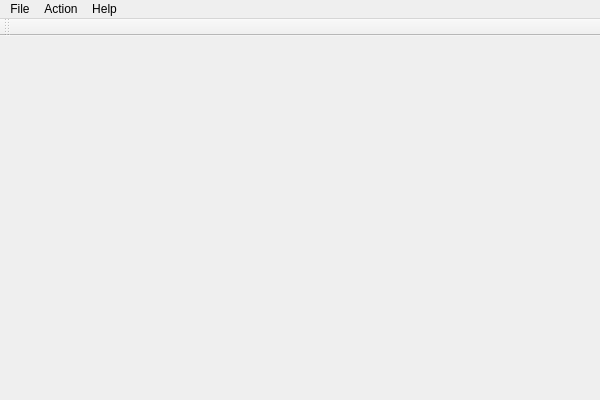
<?xml version="1.0" encoding="UTF-8"?>
<ui version="4.0">
 <class>KompresjaDanych</class>
 <widget class="QMainWindow" name="KompresjaDanych">
  <property name="geometry">
   <rect>
    <x>0</x>
    <y>0</y>
    <width>600</width>
    <height>400</height>
   </rect>
  </property>
  <property name="windowTitle">
   <string>KompresjaDanych</string>
  </property>
  <widget class="QWidget" name="centralWidget"/>
  <widget class="QMenuBar" name="menuBar">
   <property name="geometry">
    <rect>
     <x>0</x>
     <y>0</y>
     <width>600</width>
     <height>25</height>
    </rect>
   </property>
   <widget class="QMenu" name="menuCompression_Decompression_DAta">
    <property name="title">
     <string>File</string>
    </property>
    <addaction name="separator"/>
    <addaction name="actionAdd"/>
    <addaction name="actionRemove"/>
    <addaction name="separator"/>
    <addaction name="actionExit"/>
   </widget>
   <widget class="QMenu" name="menuEdit">
    <property name="title">
     <string>Action</string>
    </property>
    <addaction name="actionCompress"/>
    <addaction name="actionDeCompress"/>
   </widget>
   <widget class="QMenu" name="menuHelp">
    <property name="title">
     <string>Help</string>
    </property>
    <addaction name="actionHelp"/>
    <addaction name="actionInfo"/>
   </widget>
   <addaction name="menuCompression_Decompression_DAta"/>
   <addaction name="menuEdit"/>
   <addaction name="menuHelp"/>
  </widget>
  <widget class="QToolBar" name="mainToolBar">
   <attribute name="toolBarArea">
    <enum>TopToolBarArea</enum>
   </attribute>
   <attribute name="toolBarBreak">
    <bool>false</bool>
   </attribute>
  </widget>
  <action name="actionAdd">
   <property name="icon">
    <iconset resource="resource.qrc">
     <normaloff>:/graph/add204.png</normaloff>:/graph/add204.png</iconset>
   </property>
   <property name="text">
    <string>Add</string>
   </property>
   <property name="shortcut">
    <string>Ctrl+A</string>
   </property>
  </action>
  <action name="actionRemove">
   <property name="icon">
    <iconset resource="resource.qrc">
     <normaloff>:/graph/round.png</normaloff>:/graph/round.png</iconset>
   </property>
   <property name="text">
    <string>Remove</string>
   </property>
   <property name="shortcut">
    <string>Ctrl+R</string>
   </property>
  </action>
  <action name="actionExit">
   <property name="checkable">
    <bool>false</bool>
   </property>
   <property name="icon">
    <iconset resource="resource.qrc">
     <normaloff>:/graph/opened33.png</normaloff>:/graph/opened33.png</iconset>
   </property>
   <property name="text">
    <string>Exit</string>
   </property>
   <property name="shortcut">
    <string>Ctrl+Q</string>
   </property>
  </action>
  <action name="actionHelp">
   <property name="icon">
    <iconset resource="resource.qrc">
     <normaloff>:/graph/question58.png</normaloff>:/graph/question58.png</iconset>
   </property>
   <property name="text">
    <string>Help</string>
   </property>
   <property name="shortcut">
    <string>Ctrl+H</string>
   </property>
  </action>
  <action name="actionInfo">
   <property name="icon">
    <iconset resource="resource.qrc">
     <normaloff>:/graph/info28.png</normaloff>:/graph/info28.png</iconset>
   </property>
   <property name="text">
    <string>Info</string>
   </property>
   <property name="toolTip">
    <string>Info</string>
   </property>
   <property name="shortcut">
    <string>Ctrl+I</string>
   </property>
  </action>
  <action name="actionCompress">
   <property name="icon">
    <iconset resource="resource.qrc">
     <normaloff>:/graph/four37.png</normaloff>:/graph/four37.png</iconset>
   </property>
   <property name="text">
    <string>Compress</string>
   </property>
   <property name="shortcut">
    <string>Ctrl+C</string>
   </property>
  </action>
  <action name="actionDeCompress">
   <property name="icon">
    <iconset resource="resource.qrc">
     <normaloff>:/graph/arrow480.png</normaloff>:/graph/arrow480.png</iconset>
   </property>
   <property name="text">
    <string>DeCompress</string>
   </property>
   <property name="shortcut">
    <string>Ctrl+D</string>
   </property>
  </action>
 </widget>
 <layoutdefault spacing="6" margin="11"/>
 <resources>
  <include location="resource.qrc"/>
 </resources>
 <connections/>
</ui>
